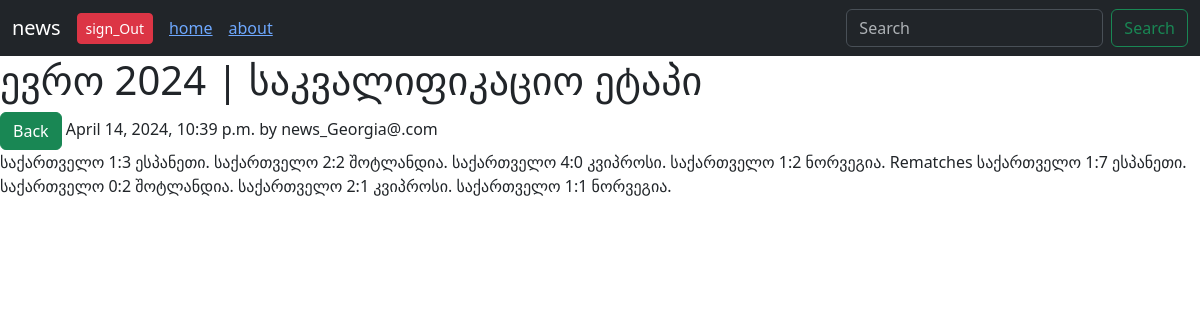
The app's page /posts/27/ (signed in) with its own data.
### users/models.py (models this page shows)
class User(AbstractUser):
    pass

### forum/models.py (models this page shows)
class Post(models.Model):
    author = models.ForeignKey(settings.AUTH_USER_MODEL, on_delete = models.CASCADE)
    title = models.CharField(max_length = 101)
    content = models.TextField()
    created_at = models.DateTimeField(auto_now_add = True)

### forum/views.py (the view)
# urls.py: path('posts/<int:pk>/',post_detail_view, name= 'post_detail' ),
def post_detail_view(request: HttpRequest , pk:int)-> HttpResponse:
    post: Post = get_object_or_404(Post , pk = pk)
    return render(
        request,
        'post_detail.html',
        context={
            'post':post,
        }
    )

### templates/post_detail.html (shortened to what this page needs)
{% extends "base.html"%}
{% block content %}
<h1>{{post.title}}</h1>
    <a  href = "{% url 'home'  %}", class = 'btn btn-success'>Back</a>
<span> {{post.created_at}} by {{post.author}} </span>
<p> {{post.content}} </p>
{% endblock content %}

### templates/base.html (shortened to what this page needs)
<!DOCTYPE html>
<html lang="en">
<head>
    <link href="https://cdn.jsdelivr.net/npm/bootstrap@5.3.3/dist/css/bootstrap.min.css" rel="stylesheet">
</head>
<body>
    <nav class="navbar navbar-expand-lg bg-dark" data-bs-theme='dark'>
        <div class="container-fluid">
          {% if request.user.is_authenticated %}
            <a class="navbar-brand" href="{% url 'user_profile' request.user.pk %}">{{request.user.username}}</a>
            <form method = 'post' action ="{% url  'sign_out' %}" >
              <button class = "btn btn-sm btn-danger me-3" >sign_Out</button>
            </form>
          {% else %}
            <a class = "btn btn-sm btn-primary me-3" href = "{% url 'sign_in' %}">sign_in</a>
            <a class = "btn btn-sm btn-success me-3" href = "{% url 'sign_up' %}">sign_up</a>
          {% endif %}
          <div class="collapse navbar-collapse" id="navbarSupportedContent">
            <ul class="navbar-nav me-auto mb-2 mb-lg-0">
              <li class="nav-item  me-3">
                <a href="{% url 'home'%}">home</a>
              </li>
              <li class="nav-item">
                <a  href="{%url 'about'%}">about</a>
             </li>
            </ul>
            <form class="d-flex" role="search">
              <input name = 'q'  value = "{{request.GET.q}}"    class="form-control me-2" type="search" placeholder="Search" aria-label="Search">
              <button class="btn btn-outline-success" type="submit">Search</button>
            </form>
          </div>
        </div>
      </nav>
      {%block content%}
      {% endblock%}
</body>
</html>

### records on screen
User: user.username "news"
Post: title "ევრო 2024 | საკვალიფიკაციო ეტაპი", created_at "April 14, 2024, 10:39 p.m.", author "news_Georgia@.com", content "საქართველო 1:3 ესპანეთი. საქართველო 2:2 შოტლანდია. საქართველო 4:0 კვიპროსი. საქართველო 1:2 ნორვეგია. Rematches საქართველო 1:7 ესპანეთი. საქართველო 0:2 შოტლანდია. საქართველო 2:1 კვიპროსი. საქართველო 1:1 ნორვეგია."
